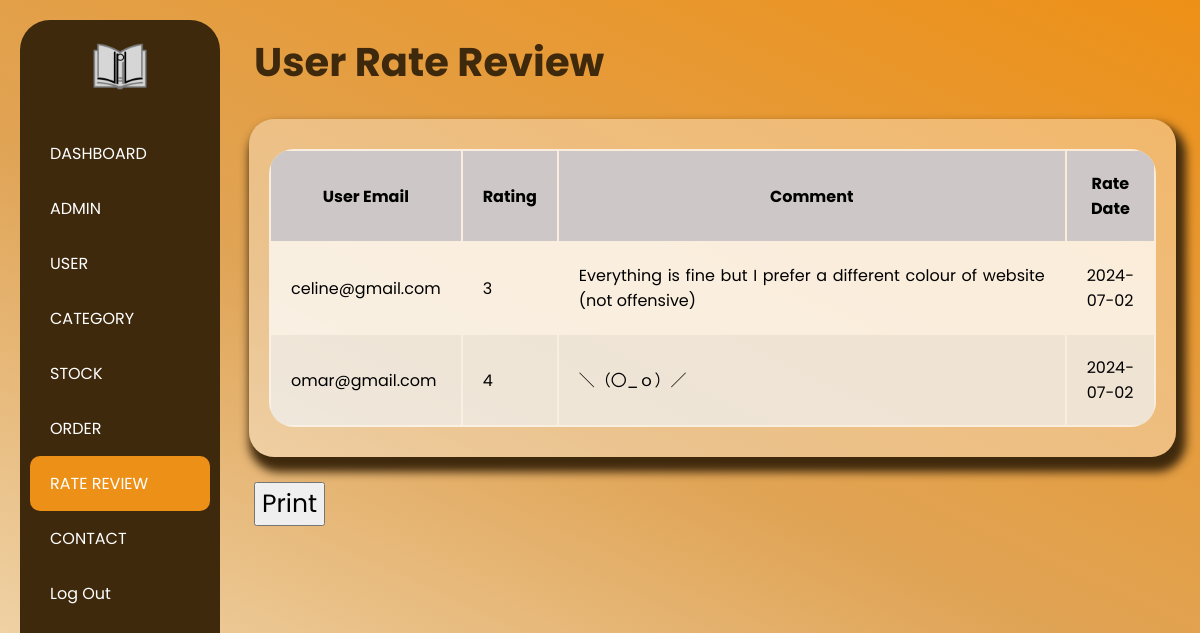
The app's page /Employee/Rate_Review/Rate_Review.php with its own data.
### tables this page shows
CREATE TABLE `ratingreview` (
  `RateID` int(11) NOT NULL,
  `user_id` int(6) UNSIGNED NOT NULL,
  `Rating` int(11) NOT NULL,
  `UserEmail` varchar(255) NOT NULL,
  `Comment` text DEFAULT NULL,
  `Rate_Date` date NOT NULL DEFAULT current_timestamp()
);

### Employee/Rate_Review/Rate_Review.php (the view, shortened to what this page needs)
<?php include('../../connection.php') ?>
<!DOCTYPE html>
<html lang="en">
<head>
    <link href="" rel="stylesheet">
    <link rel="stylesheet" href="Rate_Review.css">
</head>
<body>
    <div class="selection">
        <div class="Logo">
            <img src="Logo.png" />
        </div>
        <div class="bar">
            <ul>
                <li><a href="../Employee_Home_Page/Home_Page_EMP.php">DASHBOARD</a></li>
                <li><a href="../Manage_Staff/Manage_Staff.php">ADMIN</a></li>
                <li><a href="../Manage_USER/Manage_USER.php">USER</a></li>
                <li><a href="../Manage_Category/Category.php">CATEGORY</a></li>
                <li><a href="../Stock/stock.php">STOCK</a></li>
                <li><a href="../Manage_Order/Manage_Order.php">ORDER</a></li>
                <li class="active"><a href="../Rate_Review/Rate_Review.php">RATE REVIEW</a></li>
                <li><a href="../Contact_Record/Contact_Record.php">CONTACT</a></li>
                <li><a href="../../User/Landing_Page/Landing.php">Log Out</a></li>
            </ul>
        </div>
    </div>
    <fieldset>
        <div class="header">
            <h1>User Rate Review</h1>
        </div>
        <section class="table">
            <div class="content">
                <table>
                    <thead>
                        <tr>
                            <th>User Email</th>
                            <th>Rating</th>
                            <th class="short-comment">Comment</th>
                            <th>Rate Date</th>
                        </tr>
                    </thead>
                    <tbody>
                        <?php
                        $query = "SELECT UserEmail, Rating, Comment, Rate_Date FROM ratingreview";
                        $result = mysqli_query($connect, $query);
                        if (mysqli_num_rows($result) > 0) {
                            while($row = mysqli_fetch_assoc($result)) {
                                echo "<tr>";
                                echo "<td>" . $row['UserEmail'] . "</td>";
                                echo "<td>" . $row['Rating'] . "</td>";
                                echo "<td class='short-comment'>" . $row['Comment'] . "</td>";
                                echo "<td>" . $row['Rate_Date'] . "</td>";
                                echo "</tr>";
                            }
                        } else {
                            echo "<tr><td colspan='4'>No reviews found</td></tr>";
                        }
                        ?>
                    </tbody>
                </table>
            </div>
        </section>
        <button class="print" onclick="printRate()">Print</button>
    </fieldset>
</body>
</html>

### Employee/Rate_Review/Rate_Review.css (style rules this page uses)
* { font-family: 'Poppins'; }
body { margin: 0; display: flex; background: linear-gradient(25deg, #f6e7ca, #e0a456, #ed9017); }
.selection { width: 180px; background-color: #3f290d; color: white; height: 100vh; display: flex; flex-direction: column; align-items: center; padding: 10px 0px; border-radius: 30px; margin: 20px; padding-right: 10px; padding-left: 10px; }
.Logo img { padding: 10px 3px; float: left; display: flex; height: 60px; }
.selection ul { list-style: none; padding: 0; width: 100%; }
.selection ul li { width: 180px; }
.selection ul li a { display: block; padding: 15px 20px; color: white; text-decoration: none; width: 100%; box-sizing: border-box; }
.selection ul li.active a, .selection ul li a:hover { background-color: #ed9017; color: white; border-radius: 10px; }
.header h1 { color: #3f290d; font-size: 40px; }
fieldset { border: none; }
.table { display: flex; justify-content: center; align-items: center; background-color: #fff5; box-shadow: 5px 10px 10px 5px #3f290d; border-radius: 25px; overflow: hidden; margin-left: 5px; transform: translateX(-10px); }
.table, th, td { padding: 20px; border-collapse: collapse; }
thead { text-align: center; }
th { background-color: #cec7c7; }
.short-comment { width: 600px; word-wrap: break-word; }
.content { text-align: justify; width: 100%; max-height: calc(89% - .10px); background-color: #fffb; margin: 10px auto; border-radius: 25px; overflow: auto; }
tbody tr:nth-child(even) { background-color: #0000000b; }
.print { margin-top: 25px; font-size: 25px; }

### records on screen
ratingreview: UserEmail "celine@gmail.com", Rating "3", Comment "Everything is fine but I prefer a different colour of website (not offensive)", Rate_Date "2024-07-02"
ratingreview: UserEmail "omar@gmail.com", Rating "4", Comment "＼（〇_ｏ）／", Rate_Date "2024-07-02"
